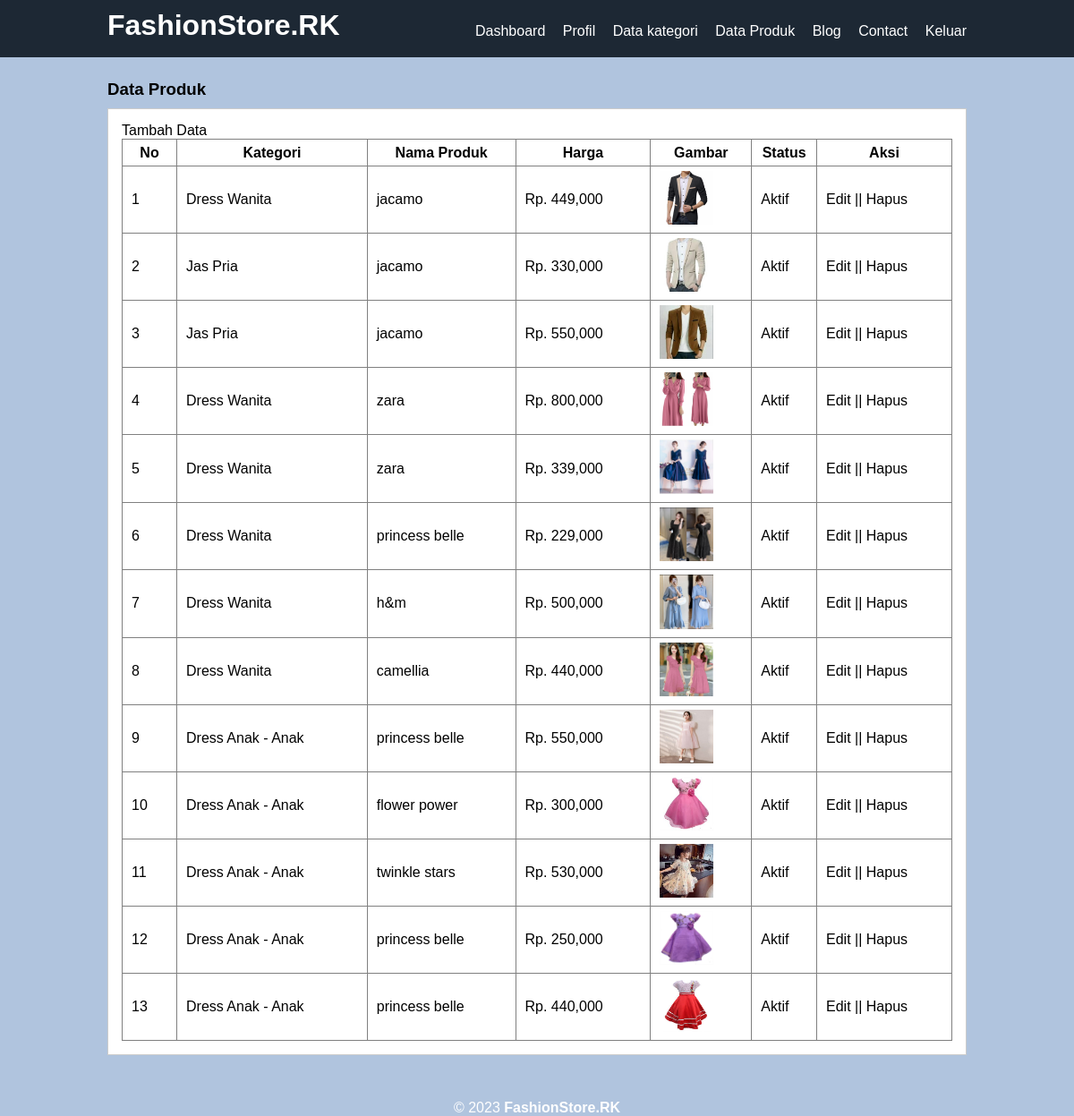
Page /data-produk.php (signed in) on the committed database.
### tables this page shows
CREATE TABLE `tb_product` (
  `product_id` int(11) NOT NULL,
  `category_id` int(11) NOT NULL,
  `product_name` varchar(100) NOT NULL,
  `product_price` int(11) NOT NULL,
  `product_description` text NOT NULL,
  `prodeuct_image` varchar(100) NOT NULL,
  `product_status` tinyint(1) NOT NULL,
  `data_creates` timestamp NOT NULL DEFAULT current_timestamp()
);

CREATE TABLE `tb_category` (
  `category_id` int(11) NOT NULL,
  `category_name` varchar(50) NOT NULL
);

### data-produk.php (the view, shortened to what this page needs)
<?php
	include 'db.php';
 ?>
<!DOCTYPE html>
<html>
<head>
	<link rel="stylesheet" type="text/css" href="css/style.css">
</head>
<body>
	<header>
		<div class="countainer">
			<h1><a href="dashboard.php"> FashionStore.RK</h1>
				<ul>
					<li><a href="dashboard.php">Dashboard</a></li>
					<li><a href="profil.php">Profil</a></li>
					<li><a href="data-kategori.php">Data kategori</a></li>
					<li><a href="data-produk.php">Data Produk</a></li>
					<li><a href="data-blog.php">Blog</a></li>
					<li><a href="addres.php">Contact</a></li>
					<li><a href="index.php">Keluar</a></li>
				</ul>
			</div>
	</header>
	<div class="section">
		<div class="countainer">
			<h3>Data Produk</h3>
			<div class="box">
				<p><a href="tambah-produk.php"><i class="fa fa-plus"></i>Tambah Data</a></p>
				<table border="1" cellspacing="0" class="table">
					<thead>
						<tr>
							<th width="60px">No</th>
							<th>Kategori</th>
							<th>Nama Produk</th>
							<th>Harga</th>
							<th>Gambar</th>
							<th>Status</th>
							<th width="150px">Aksi</th>
						</tr>
					</thead>
					<tbody>
						<?php
							$no = 1;
							$produk = mysqli_query($conn, "SELECT * FROM tb_product LEFT JOIN tb_category USING (category_id) ORDER BY product_id DESC");
							if(mysqli_num_rows($produk) > 0){
							while($row = mysqli_fetch_array($produk)){
						 ?>
						<tr>
							<td><?php echo $no++ ?></td>
							<td><?php echo $row['category_name'] ?></td>
							<td><?php echo $row['product_name'] ?></td>
							<td>Rp. <?php echo number_format($row['product_price'])  ?></td>
							<td> <a href="produk/<?php echo $row['prodeuct_image'] ?>" target="_blank"><img src="produk/<?php echo $row['prodeuct_image'] ?>" width="60px"> </a></td>
							<td><?php echo ($row['product_status'] == 0)? 'Tidak Aktif': 'Aktif';?></td>
							<td>
								<a href="edit-produk.php?id=<?php echo $row['product_id'] ?>">Edit</a> || <a href="proses-hapus.php?idp=<?php echo $row ['product_id'] ?>" onclick="return confirm('yakin ingin menghapus datanya ?')" >Hapus</a>
							</td>
						</tr>
						<?php }} else{ ?>
							<tr>
								<td colspan="7">Tidak ada data</td>
							</tr>
						<?php } ?>
					</tbody>
				</table>
			</div>
		</div>
	</div>
	<footer>
		<div class="countainer">
			<p style="text-align:center; color:white;">&copy; 2023 <b> FashionStore.RK</p>
		</div>
	</footer>
</body>
</html>

### css/style.css (style rules this page uses)
* { padding: 0; margin: 0; font-family: 'Quicksand', sans-serif; }
body { background-color: #B0C4DE; }
a { color: inherit; text-decoration: none; }
header { background-color: #1d2834; color: #fff; }
header h1 { float: left; padding: 10px 0; }
header ul { float: right; }
header ul li { display: inline-block; }
header ul li a { padding:20px 0 20px 15px; display: inline-block; }
.countainer { width: 80%; margin:0 auto; }
.countainer:after { content: ''; display: block; clear: both; }
.section { padding:25px 0; }
.box { background-color: #fff; border:1px solid #ccc; padding:15px; box-sizing: border-box; margin: 10px 0 25px 0; }
.box:after { content: ''; display: block; clear: both; }
.table { width: 100%; border-collapse: collapse; }
.table tr { height: 30px; }
.table tr td { padding: 5px 10px; }

### rows in the picture
tb_product: category.category_name "Dress Wanita", product_name "jacamo", product_price "449,000", prodeuct_image (picture), product_status "Aktif"
tb_product: category.category_name "Jas Pria", product_name "jacamo", product_price "330,000", prodeuct_image (picture), product_status "Aktif"
tb_product: category.category_name "Jas Pria", product_name "jacamo", product_price "550,000", prodeuct_image (picture), product_status "Aktif"
tb_product: category.category_name "Dress Wanita", product_name "zara", product_price "800,000", prodeuct_image (picture), product_status "Aktif"
tb_product: category.category_name "Dress Wanita", product_name "zara", product_price "339,000", prodeuct_image (picture), product_status "Aktif"
tb_product: category.category_name "Dress Wanita", product_name "princess belle", product_price "229,000", prodeuct_image (picture), product_status "Aktif"
tb_product: category.category_name "Dress Wanita", product_name "h&m", product_price "500,000", prodeuct_image (picture), product_status "Aktif"
tb_product: category.category_name "Dress Wanita", product_name "camellia", product_price "440,000", prodeuct_image (picture), product_status "Aktif"
tb_product: category.category_name "Dress Anak - Anak", product_name "princess belle", product_price "550,000", prodeuct_image (picture), product_status "Aktif"
tb_product: category.category_name "Dress Anak - Anak", product_name "flower power", product_price "300,000", prodeuct_image (picture), product_status "Aktif"
tb_product: category.category_name "Dress Anak - Anak", product_name "twinkle stars", product_price "530,000", prodeuct_image (picture), product_status "Aktif"
tb_product: category.category_name "Dress Anak - Anak", product_name "princess belle", product_price "250,000", prodeuct_image (picture), product_status "Aktif"
tb_product: category.category_name "Dress Anak - Anak", product_name "princess belle", product_price "440,000", prodeuct_image (picture), product_status "Aktif"
